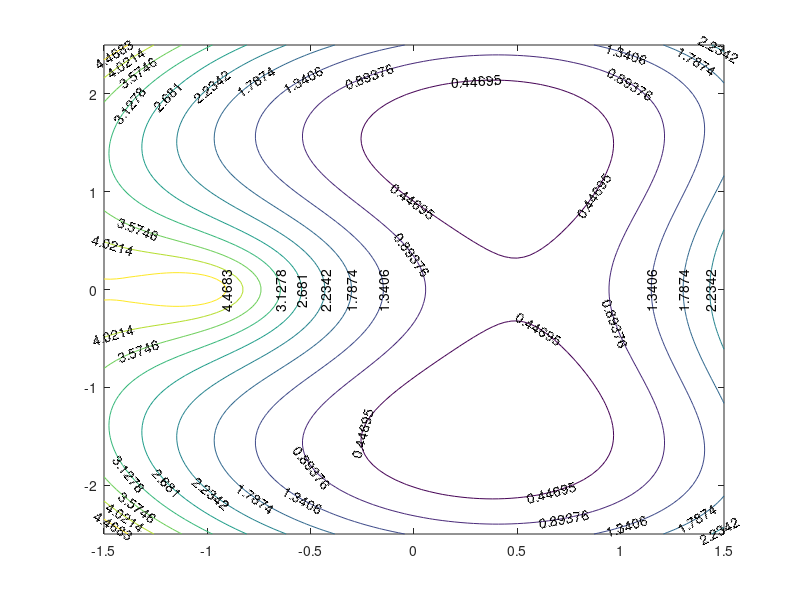

The MATLAB script that drew this image: (Note: this script raises an error after producing the figure.)
%% Solution for the task 2
x = linspace(-1.5,1.5);
y = linspace(-2.5,2.5);
[X,Y] = meshgrid(x,y);
values=[0];
for i=1:length(y)
    for j=1:length(x)
        values(i,j) = ((sqrt((x(j)+1).^2+y(i).^2)-2).^2+(sqrt((x(j)-3).^2+y(i).^2)-3).^2);
     end
end

contour(X,Y,values, 'ShowText','on')

%plot design 
xline(0, 'Color', 'k', 'LineWidth', 0.5);
yline(0, 'Color', 'k', 'LineWidth', 0.5);
title('Cost Function with two Anchor points', 'Interpreter','latex')
xlabel('x','Interpreter','latex');
ylabel('y', 'Interpreter','latex') ;

%scatter3(0.5,1.5,0,'r') % point where the cost function value is approximately zero

%% Comments 
%In order to get a single global minimizer we must use 3 Anchors. 




